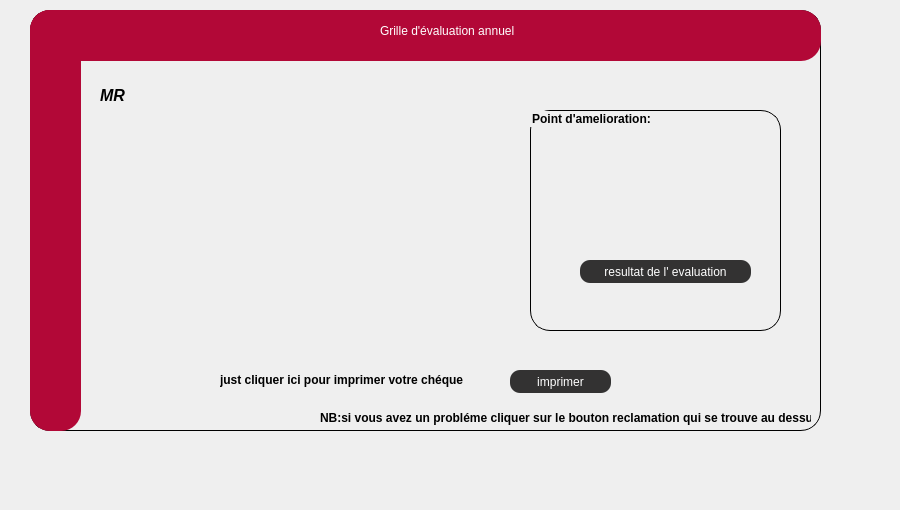
       <widget class="QWidget" name="tab">
        <attribute name="title">
         <string>consulter</string>
        </attribute>
        <widget class="QLabel" name="back_rep_18">
         <property name="geometry">
          <rect>
           <x>-10</x>
           <y>-20</y>
           <width>891</width>
           <height>501</height>
          </rect>
         </property>
         <property name="styleSheet">
          <string notr="true">background-image: url(:/img/img/AA.jpg);</string>
         </property>
         <property name="text">
          <string/>
         </property>
        </widget>
        <widget class="QGroupBox" name="groupBox_43">
         <property name="geometry">
          <rect>
           <x>30</x>
           <y>10</y>
           <width>791</width>
           <height>421</height>
          </rect>
         </property>
         <property name="styleSheet">
          <string notr="true">
QGroupBox  {
    border: 1px solid;
    
  
    border-radius: 20px;
}</string>
         </property>
         <property name="title">
          <string/>
         </property>
         <widget class="QLabel" name="label_redEq_28">
          <property name="geometry">
           <rect>
            <x>0</x>
            <y>0</y>
            <width>791</width>
            <height>51</height>
           </rect>
          </property>
          <property name="styleSheet">
           <string notr="true">color:white;

background:#b20837;
border-radius:20px;</string>
          </property>
          <property name="text">
           <string/>
          </property>
         </widget>
         <widget class="QLabel" name="label_RedEq2_28">
          <property name="geometry">
           <rect>
            <x>0</x>
            <y>0</y>
            <width>51</width>
            <height>421</height>
           </rect>
          </property>
          <property name="styleSheet">
           <string notr="true">color:white;

background:#b20837;
border-radius:20px;</string>
          </property>
          <property name="text">
           <string/>
          </property>
         </widget>
         <widget class="QLabel" name="label_AjEq_28">
          <property name="geometry">
           <rect>
            <x>350</x>
            <y>10</y>
            <width>211</width>
            <height>21</height>
           </rect>
          </property>
          <property name="styleSheet">
           <string notr="true">color:white;
font: 75 10pt &quot;Source Code Pro&quot;;
	font: 87 10pt &quot;Nexa Rust Sans Black 01&quot;;
background:#b20837;
border-radius:10px;</string>
          </property>
          <property name="text">
           <string>Grille d'évaluation annuel</string>
          </property>
         </widget>
         <widget class="QCustomPlot" name="customPlot" native="true">
          <property name="geometry">
           <rect>
            <x>70</x>
            <y>100</y>
            <width>401</width>
            <height>211</height>
           </rect>
          </property>
         </widget>
         <widget class="QLabel" name="bonj">
          <property name="geometry">
           <rect>
            <x>70</x>
            <y>70</y>
            <width>31</width>
            <height>31</height>
           </rect>
          </property>
          <property name="font">
           <font>
            <family>MS Sans Serif</family>
            <pointsize>12</pointsize>
            <weight>75</weight>
            <italic>true</italic>
            <bold>true</bold>
           </font>
          </property>
          <property name="text">
           <string>MR </string>
          </property>
         </widget>
         <widget class="QLabel" name="prenom">
          <property name="geometry">
           <rect>
            <x>170</x>
            <y>80</y>
            <width>71</width>
            <height>16</height>
           </rect>
          </property>
          <property name="font">
           <font>
            <weight>75</weight>
            <bold>true</bold>
           </font>
          </property>
          <property name="text">
           <string/>
          </property>
         </widget>
         <widget class="QLabel" name="nom">
          <property name="geometry">
           <rect>
            <x>110</x>
            <y>80</y>
            <width>61</width>
            <height>16</height>
           </rect>
          </property>
          <property name="font">
           <font>
            <weight>75</weight>
            <bold>true</bold>
           </font>
          </property>
          <property name="text">
           <string/>
          </property>
         </widget>
         <widget class="QGroupBox" name="groupBox_3">
          <property name="geometry">
           <rect>
            <x>500</x>
            <y>100</y>
            <width>251</width>
            <height>221</height>
           </rect>
          </property>
          <property name="font">
           <font>
            <weight>75</weight>
            <bold>true</bold>
           </font>
          </property>
          <property name="title">
           <string>Point d'amelioration:</string>
          </property>
          <widget class="QPushButton" name="voirevaluation">
           <property name="geometry">
            <rect>
             <x>50</x>
             <y>150</y>
             <width>171</width>
             <height>23</height>
            </rect>
           </property>
           <property name="styleSheet">
            <string notr="true">QPushButton{
    color:white;
	font: 75 10pt &quot;Source Code Pro&quot;;
	font: 87 7pt &quot;Nexa Rust Sans Black 01&quot;;
    background-color: rgb(51, 50, 50);
background:  rgb(51, 50, 50);
border-radius:10px;
}
QPushButton:hover
{
color:white;

background:#b20837;
border-radius:10px;
}
</string>
           </property>
           <property name="text">
            <string>resultat de l' evaluation</string>
           </property>
          </widget>
          <widget class="QLabel" name="performance">
           <property name="geometry">
            <rect>
             <x>60</x>
             <y>30</y>
             <width>141</width>
             <height>20</height>
            </rect>
           </property>
           <property name="font">
            <font>
             <family>Arial Black</family>
             <pointsize>11</pointsize>
             <weight>75</weight>
             <bold>true</bold>
            </font>
           </property>
           <property name="lineWidth">
            <number>7</number>
           </property>
           <property name="midLineWidth">
            <number>3</number>
           </property>
           <property name="text">
            <string/>
           </property>
          </widget>
          <widget class="QLabel" name="autonomie">
           <property name="geometry">
            <rect>
             <x>60</x>
             <y>60</y>
             <width>141</width>
             <height>20</height>
            </rect>
           </property>
           <property name="font">
            <font>
             <family>Arial Black</family>
             <pointsize>11</pointsize>
             <weight>75</weight>
             <bold>true</bold>
            </font>
           </property>
           <property name="lineWidth">
            <number>7</number>
           </property>
           <property name="midLineWidth">
            <number>3</number>
           </property>
           <property name="text">
            <string/>
           </property>
          </widget>
          <widget class="QLabel" name="fiabilite">
           <property name="geometry">
            <rect>
             <x>60</x>
             <y>100</y>
             <width>141</width>
             <height>20</height>
            </rect>
           </property>
           <property name="font">
            <font>
             <family>Arial Black</family>
             <pointsize>11</pointsize>
             <weight>75</weight>
             <bold>true</bold>
            </font>
           </property>
           <property name="lineWidth">
            <number>7</number>
           </property>
           <property name="midLineWidth">
            <number>3</number>
           </property>
           <property name="text">
            <string/>
           </property>
          </widget>
         </widget>
         <widget class="QLabel" name="augmentation">
          <property name="geometry">
           <rect>
            <x>190</x>
            <y>330</y>
            <width>251</width>
            <height>20</height>
           </rect>
          </property>
          <property name="font">
           <font>
            <pointsize>10</pointsize>
            <weight>75</weight>
            <bold>true</bold>
           </font>
          </property>
          <property name="text">
           <string/>
          </property>
         </widget>
         <widget class="QLabel" name="prime">
          <property name="geometry">
           <rect>
            <x>440</x>
            <y>330</y>
            <width>251</width>
            <height>20</height>
           </rect>
          </property>
          <property name="font">
           <font>
            <pointsize>10</pointsize>
            <weight>75</weight>
            <bold>true</bold>
           </font>
          </property>
          <property name="text">
           <string/>
          </property>
         </widget>
         <widget class="QLabel" name="label_30">
          <property name="geometry">
           <rect>
            <x>190</x>
            <y>360</y>
            <width>251</width>
            <height>20</height>
           </rect>
          </property>
          <property name="font">
           <font>
            <weight>75</weight>
            <bold>true</bold>
           </font>
          </property>
          <property name="text">
           <string>just cliquer ici pour imprimer votre chéque</string>
          </property>
         </widget>
         <widget class="QPushButton" name="pdf">
          <property name="geometry">
           <rect>
            <x>480</x>
            <y>360</y>
            <width>101</width>
            <height>23</height>
           </rect>
          </property>
          <property name="styleSheet">
           <string notr="true">QPushButton{
    color:white;
	font: 75 10pt &quot;Source Code Pro&quot;;
	font: 87 7pt &quot;Nexa Rust Sans Black 01&quot;;
    background-color: rgb(51, 50, 50);
background:  rgb(51, 50, 50);
border-radius:10px;
}
QPushButton:hover
{
color:white;

background:#b20837;
border-radius:10px;
}
</string>
          </property>
          <property name="text">
           <string>imprimer</string>
          </property>
          <property name="icon">
           <iconset>
            <normaloff>../../../OneDrive/Documents/ghof/premiereapp1/ressource/mod.png</normaloff>../../../OneDrive/Documents/ghof/premiereapp1/ressource/mod.png</iconset>
          </property>
         </widget>
         <widget class="QLabel" name="label_29">
          <property name="geometry">
           <rect>
            <x>290</x>
            <y>400</y>
            <width>491</width>
            <height>16</height>
           </rect>
          </property>
          <property name="font">
           <font>
            <weight>75</weight>
            <bold>true</bold>
           </font>
          </property>
          <property name="text">
           <string>NB:si vous avez un probléme cliquer sur le bouton reclamation qui se trouve au dessus</string>
          </property>
         </widget>
        </widget>
       </widget>
